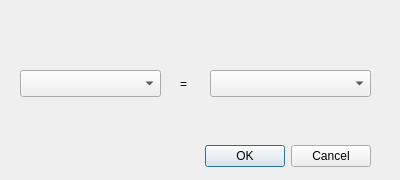
<?xml version="1.0" encoding="UTF-8"?>
<ui version="4.0">
 <class>Assignment</class>
 <widget class="QDialog" name="Assignment">
  <property name="geometry">
   <rect>
    <x>0</x>
    <y>0</y>
    <width>400</width>
    <height>180</height>
   </rect>
  </property>
  <property name="windowTitle">
   <string>Dialog</string>
  </property>
  <widget class="QDialogButtonBox" name="buttonBox">
   <property name="geometry">
    <rect>
     <x>30</x>
     <y>140</y>
     <width>341</width>
     <height>32</height>
    </rect>
   </property>
   <property name="orientation">
    <enum>Qt::Horizontal</enum>
   </property>
   <property name="standardButtons">
    <set>QDialogButtonBox::Cancel|QDialogButtonBox::Ok</set>
   </property>
  </widget>
  <widget class="QComboBox" name="comboBox">
   <property name="geometry">
    <rect>
     <x>20</x>
     <y>70</y>
     <width>141</width>
     <height>27</height>
    </rect>
   </property>
  </widget>
  <widget class="QComboBox" name="comboBox_2">
   <property name="geometry">
    <rect>
     <x>210</x>
     <y>70</y>
     <width>161</width>
     <height>27</height>
    </rect>
   </property>
  </widget>
  <widget class="QLabel" name="label">
   <property name="geometry">
    <rect>
     <x>180</x>
     <y>75</y>
     <width>21</width>
     <height>17</height>
    </rect>
   </property>
   <property name="text">
    <string>=</string>
   </property>
  </widget>
 </widget>
 <resources/>
 <connections>
  <connection>
   <sender>buttonBox</sender>
   <signal>accepted()</signal>
   <receiver>Assignment</receiver>
   <slot>accept()</slot>
   <hints>
    <hint type="sourcelabel">
     <x>248</x>
     <y>254</y>
    </hint>
    <hint type="destinationlabel">
     <x>157</x>
     <y>274</y>
    </hint>
   </hints>
  </connection>
  <connection>
   <sender>buttonBox</sender>
   <signal>rejected()</signal>
   <receiver>Assignment</receiver>
   <slot>reject()</slot>
   <hints>
    <hint type="sourcelabel">
     <x>316</x>
     <y>260</y>
    </hint>
    <hint type="destinationlabel">
     <x>286</x>
     <y>274</y>
    </hint>
   </hints>
  </connection>
 </connections>
</ui>
